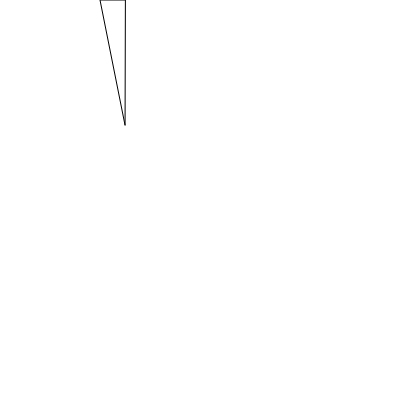
Frame 1 (no input)
Frame 60 (no input): identical to frame 1, image omitted
Frame 120 (the mouse pressed at the canvas centre since frame 60): identical to frame 1, image omitted

The p5.js sketch that drew this single still picture (run headless with seeded random() and noise() and a simulated clock; from frame 60 on, the mouse is pressed at the canvas centre):

// p5.js sketch
// ── sketch.js
function setup() {
  createCanvas(400, 400);
  triangleConst(125, 100, 125);
}

function draw() {}

function triangleConst(a, b, c) {
  A = 0;
  B = 0;
  C = 90;

  A = Math.acos(
    (Math.pow(b, 2) + Math.pow(c, 2) - Math.pow(a, 2)) / (2 * b * c)
  );

  B = 180 - A - C;

  triangle(a, 0, b, 0, c, c);

  //triangle(
  width / 2,
    height / 2 + a,
    width / 2 + b,
    height / 2,
    width / 2,
    height / 2 - c;
  //);
}
